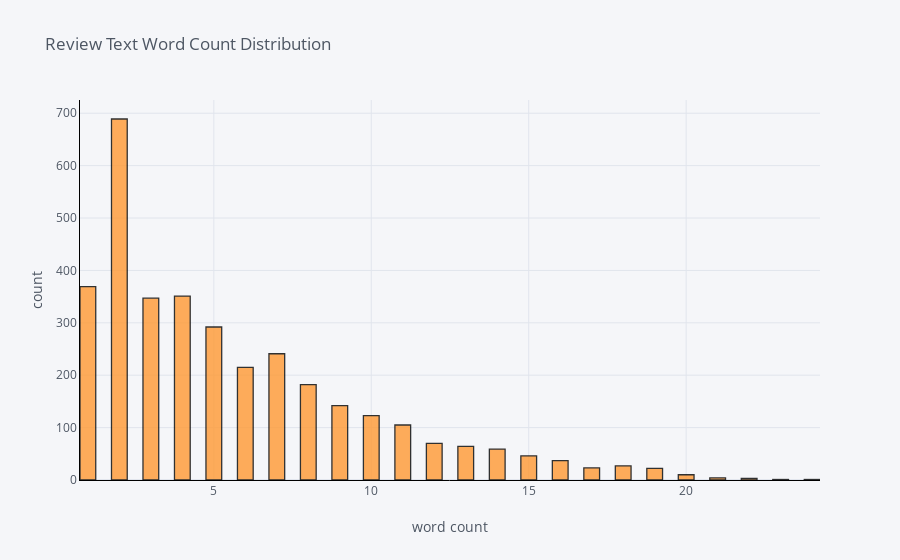

The notebook cell saved with this chart:
### Code cell
data['word_count'].iplot(
    kind='hist',
    bins=100,
    xTitle='word count',
    linecolor='black',
    yTitle='count',
    title='Review Text Word Count Distribution')

### Figure 1 — Plotly figure (JSON) as saved in the notebook; plotly's stock layout.template omitted (floating-point values rounded to 4 significant figures; data arrays with more than 128 entries replaced by an {"elided": "..."} marker saying what was removed)
{"data": [{"histfunc": "count", "histnorm": "", "marker": {"color": "rgba(255, 153, 51, 1.0)", "line": {"color": "#000000", "width": 1.3}}, "name": "word_count", "nbinsx": 100, "opacity": 0.8, "orientation": "v", "type": "histogram", "x": {"elided": "3423 int values"}}], "layout": {"barmode": "overlay", "legend": {"bgcolor": "#F5F6F9", "font": {"color": "#4D5663"}}, "paper_bgcolor": "#F5F6F9", "plot_bgcolor": "#F5F6F9", "title": {"font": {"color": "#4D5663"}, "text": "Review Text Word Count Distribution"}, "xaxis": {"gridcolor": "#E1E5ED", "linecolor": "black", "showgrid": true, "tickfont": {"color": "#4D5663"}, "title": {"font": {"color": "#4D5663"}, "text": "word count"}, "zerolinecolor": "#E1E5ED"}, "yaxis": {"gridcolor": "#E1E5ED", "linecolor": "black", "showgrid": true, "tickfont": {"color": "#4D5663"}, "title": {"font": {"color": "#4D5663"}, "text": "count"}, "zerolinecolor": "#E1E5ED"}}}
